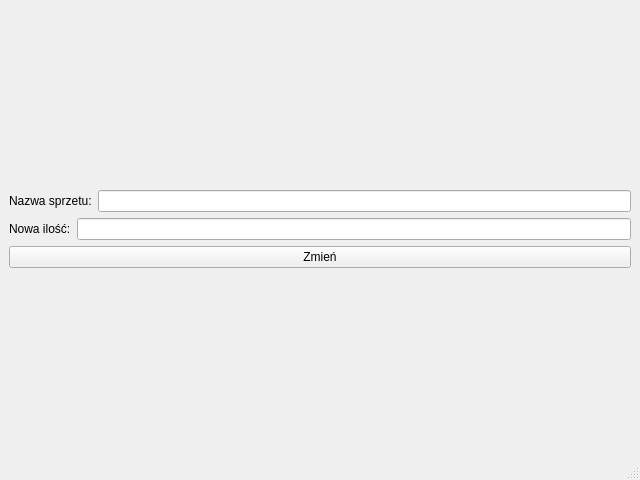
<?xml version="1.0" encoding="UTF-8"?>
<ui version="4.0">
 <class>MainWindow</class>
 <widget class="QMainWindow" name="MainWindow">
  <property name="geometry">
   <rect>
    <x>0</x>
    <y>0</y>
    <width>640</width>
    <height>480</height>
   </rect>
  </property>
  <property name="windowTitle">
   <string>MainWindow</string>
  </property>
  <widget class="QWidget" name="centralwidget">
   <layout class="QVBoxLayout" name="verticalLayout_2">
    <item>
     <layout class="QVBoxLayout" name="verticalLayout">
      <item>
       <layout class="QHBoxLayout" name="horizontalLayout">
        <item>
         <widget class="QLabel" name="label">
          <property name="text">
           <string>Nazwa sprzetu:</string>
          </property>
         </widget>
        </item>
        <item>
         <widget class="QLineEdit" name="lineEdit_nazwa"/>
        </item>
       </layout>
      </item>
      <item>
       <layout class="QHBoxLayout" name="horizontalLayout_2">
        <item>
         <widget class="QLabel" name="label_2">
          <property name="text">
           <string>Nowa ilość:</string>
          </property>
         </widget>
        </item>
        <item>
         <widget class="QLineEdit" name="lineEdit_ilosc"/>
        </item>
       </layout>
      </item>
      <item>
       <widget class="QPushButton" name="pushButton">
        <property name="text">
         <string>Zmień</string>
        </property>
       </widget>
      </item>
     </layout>
    </item>
   </layout>
  </widget>
  <widget class="QMenuBar" name="menubar">
   <property name="geometry">
    <rect>
     <x>0</x>
     <y>0</y>
     <width>640</width>
     <height>22</height>
    </rect>
   </property>
  </widget>
  <widget class="QStatusBar" name="statusbar"/>
 </widget>
 <resources/>
 <connections/>
</ui>
